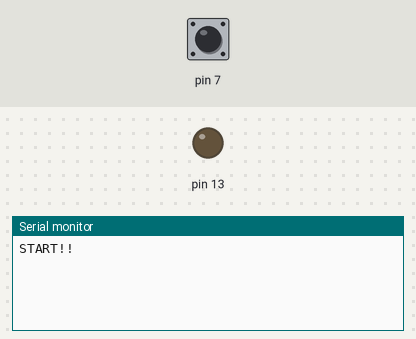
Bench run of a sketch on a simulated Arduino Uno, built with avr-gcc and run on an emulated ATmega328P. On the bench: output pins drawn as LEDs (lit = HIGH), the last lines printed to the serial monitor. The test bench sets the inputs (shaded band); at power-on: pin 7 LOW.

Above: at 1.2 s.
1.3 s: pin 7 pulsed HIGH 2 times (0.12 s each, 0.3 s apart)
At 3.0 s:
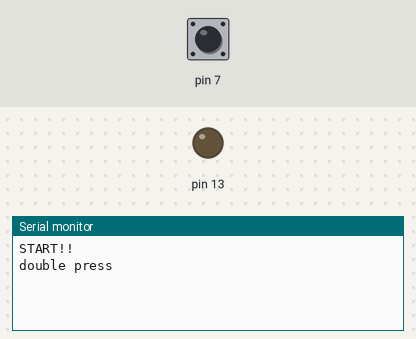
3.4 s: pin 7 pulsed HIGH 5 times (0.12 s each, 0.3 s apart)
At 5.8 s:
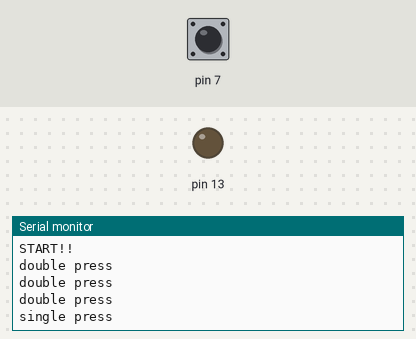

The sketch:

one_butt_test2.ino
```cpp
unsigned long prstime = 0;  //按下按鈕的時間
bool interval = 0; //1秒內有間隔嗎? 0為沒有間隔
unsigned long futtime = 0;  //未來接著要進行檢測的那個時間
bool curstat = 0;  //當前狀態，以供後續比較
bool reported = 0; //避免重複報告


/*int curstat = 0;  //當前狀態，以供後續比較
  int futtime = 0;  //未來接著要進行檢測的那個時間
  int reported = 0; //已經回報過了嗎？
*/
  void setup() {
  pinMode(7, INPUT);
  pinMode(13, OUTPUT);
  Serial.begin(9600);
  Serial.println("START!!");

  }
  void loop() {

    if (millis() % 10000 == 0) {
      //Serial.println(); //換行，表示資料有在更新
    }


    if ((digitalRead(7) == HIGH) && (curstat == 0)&&(reported ==0)) {


        //確認之前沒有按過，啟動感知程序
        prstime = millis();
        futtime = millis() + 600; //0.6秒
        curstat = 1;


    }

    if (digitalRead(7) == LOW && (curstat == 1) && (millis() < futtime)&&(reported == 0)) {
      interval = 1; //期間內有中斷發生
      //Serial.println(interval); //換行，表示資料有在更新

    }
    if (digitalRead(7) == HIGH && (interval == 1) && (millis() < futtime)&&(reported == 0) ) {
      //發現按下，而且之前有按過，中間還有間隔，這是連2按!!
      //Serial.print(reported);
      //Serial.println(interval);
      //Serial.println(millis());
      //Serial.println(futtime);
      Serial.println("double press");
      reported = 1 ;
      interval = 0;
      curstat = 0;
      //Serial.print(reported);
      //Serial.println(interval);

    }
    if ((curstat == 1) && (millis() == futtime) && (interval == 0) &&(reported == 0) ) {
      //有觸發&&時間到&&沒有中斷，這是長按!!
      Serial.println("long press");
      interval = 0 ;
      reported = 1;
    }
    if ((curstat == 1) && (millis() == futtime) && (interval == 1) &&(reported == 0) ) {
      //有觸發&&時間到&&有中斷，這是單按!!
      Serial.println("single press");
      interval = 0 ;
      reported = 1;
    }
    if(millis() > futtime){
      reported = 0;
    }
    if (digitalRead(7) == LOW && (curstat == 1) && (millis() > futtime)) {
      curstat = 0;//curstat工作結束，下台鞠躬 (讀取LOW是為了避免是按鈕長按太久)

    }

  }


//------------------------------------
/*
  for (int i = 0; i < 1000; i++) {
    delay(100); //檢測頻率不用太高，浪費資源
    if (i == 999) {
      Serial.println(); //換行，表示資料有在更新
    }
    if (digitalRead(7) == HIGH) {
      if (curstat == 1 && i == futtime && reported == 0) {
        //如果前面已經是high，而且還沒回報過
        Serial.println("long");
        curstat = 0;
        reported = 1;
      }
      if (curstat == 0) {
        //前面沒有回報過，做個紀錄，之後再來看看
        futtime = i + 5;
        curstat = 1;
      }

    }
    if ((digitalRead(7) == LOW) && curstat == 1 ) {
      if (reported == 1) {
        //這個綁在長按後面，用作清零
        Serial.println("fixed");
        reported = 0;
        curstat = 0;
      }
      else {
        Serial.println("short");
        curstat = 0;
      }

    }
  }
*/
```

Measured:
- after the input at 1.3 s, the serial monitor: prints a new line after 0.30 s (image 1)
- after the input at 3.4 s, the serial monitor: prints a new line after 1.8 s (image 2)
